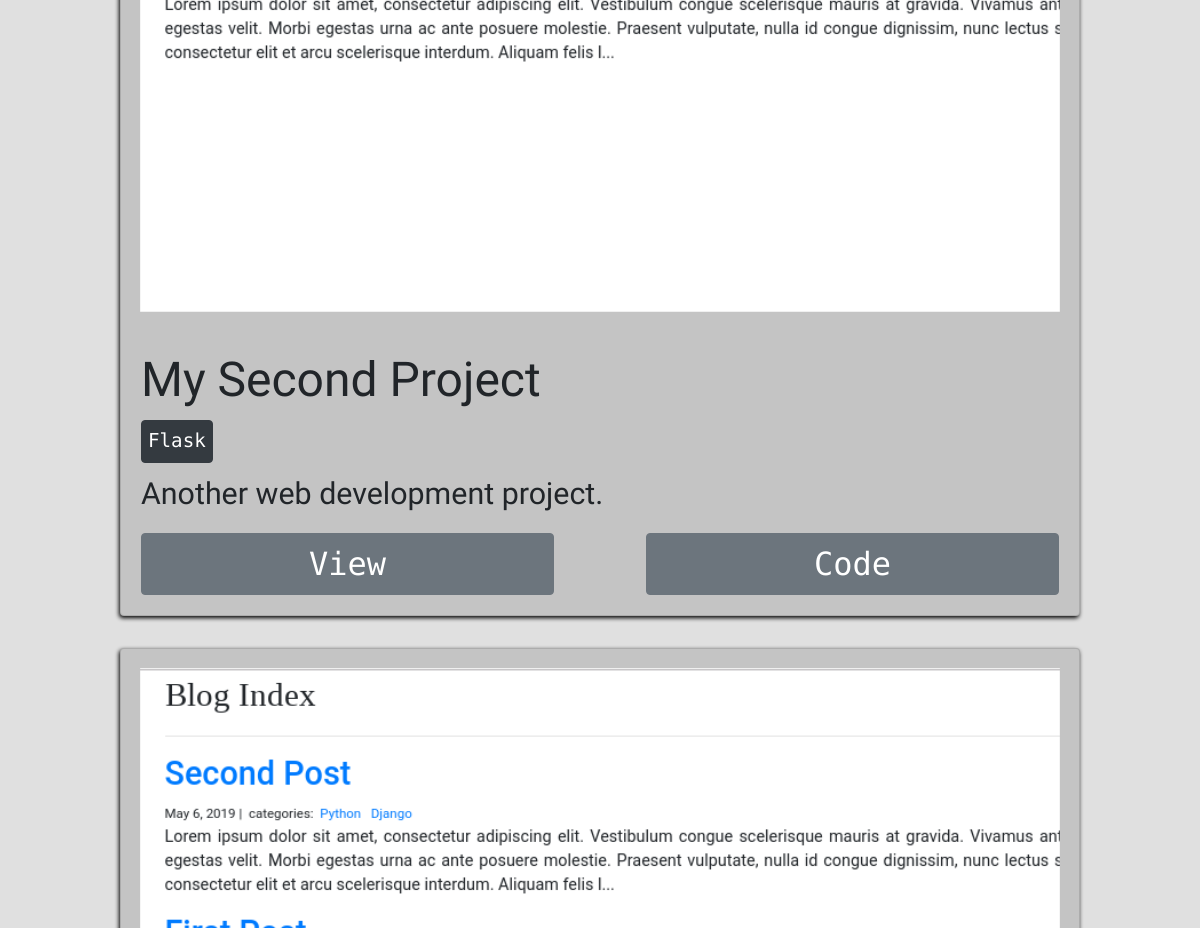
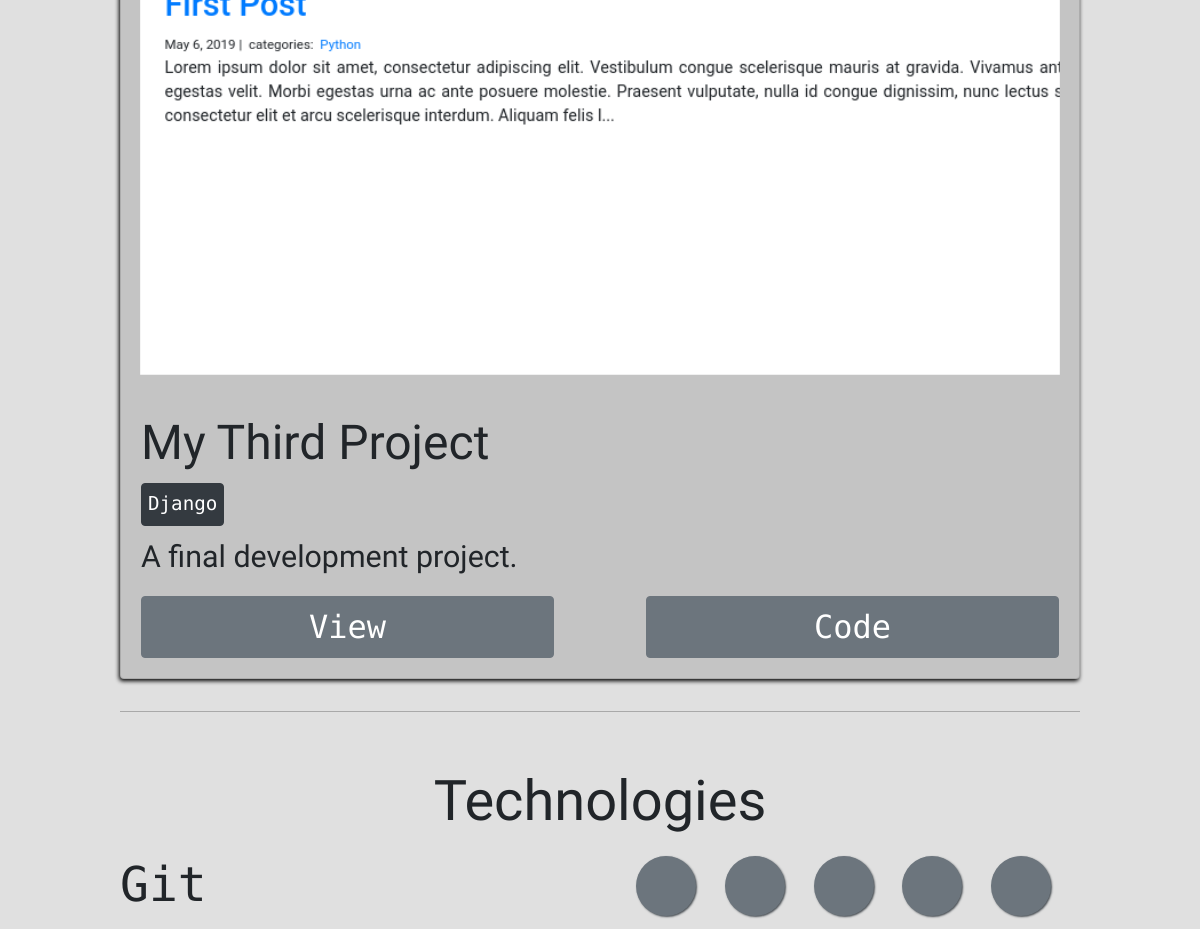
Before: / (middle part) with the older database file (2 pictures, top to bottom).
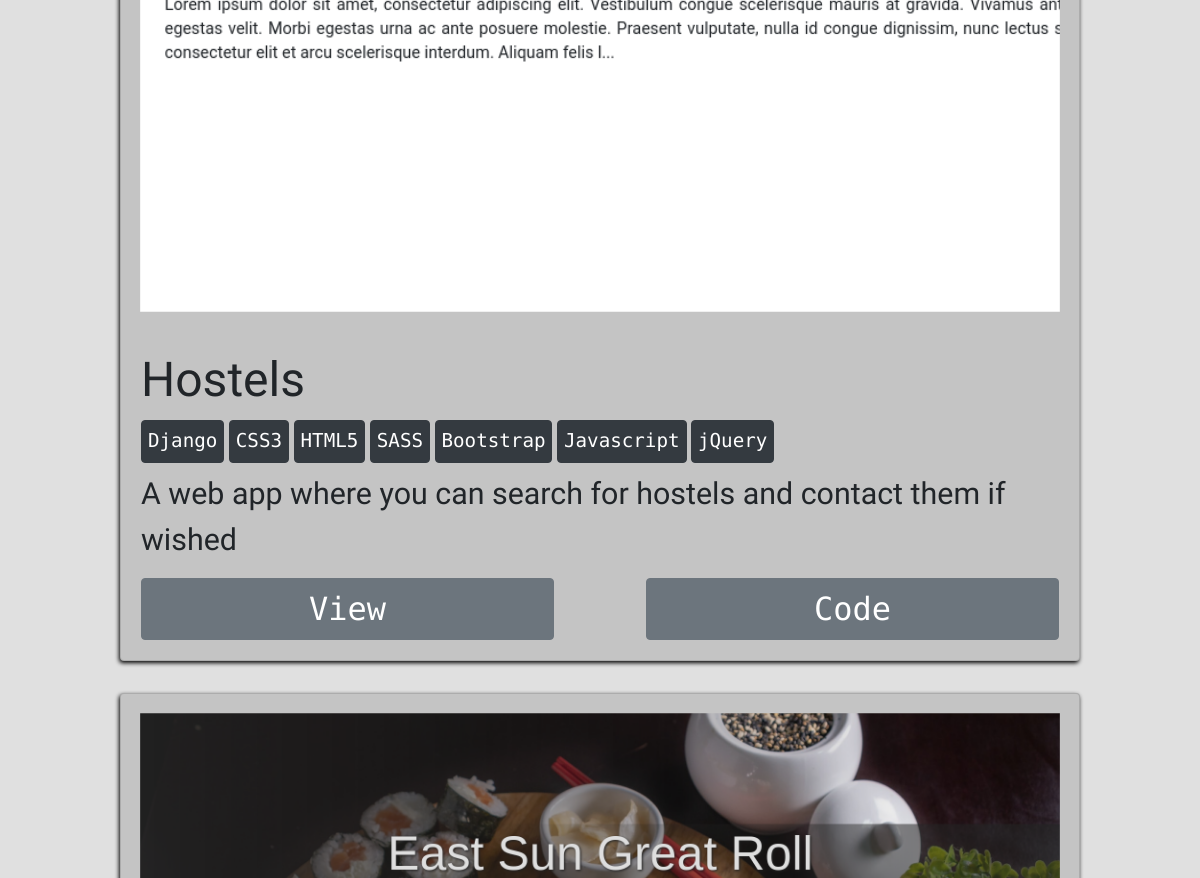
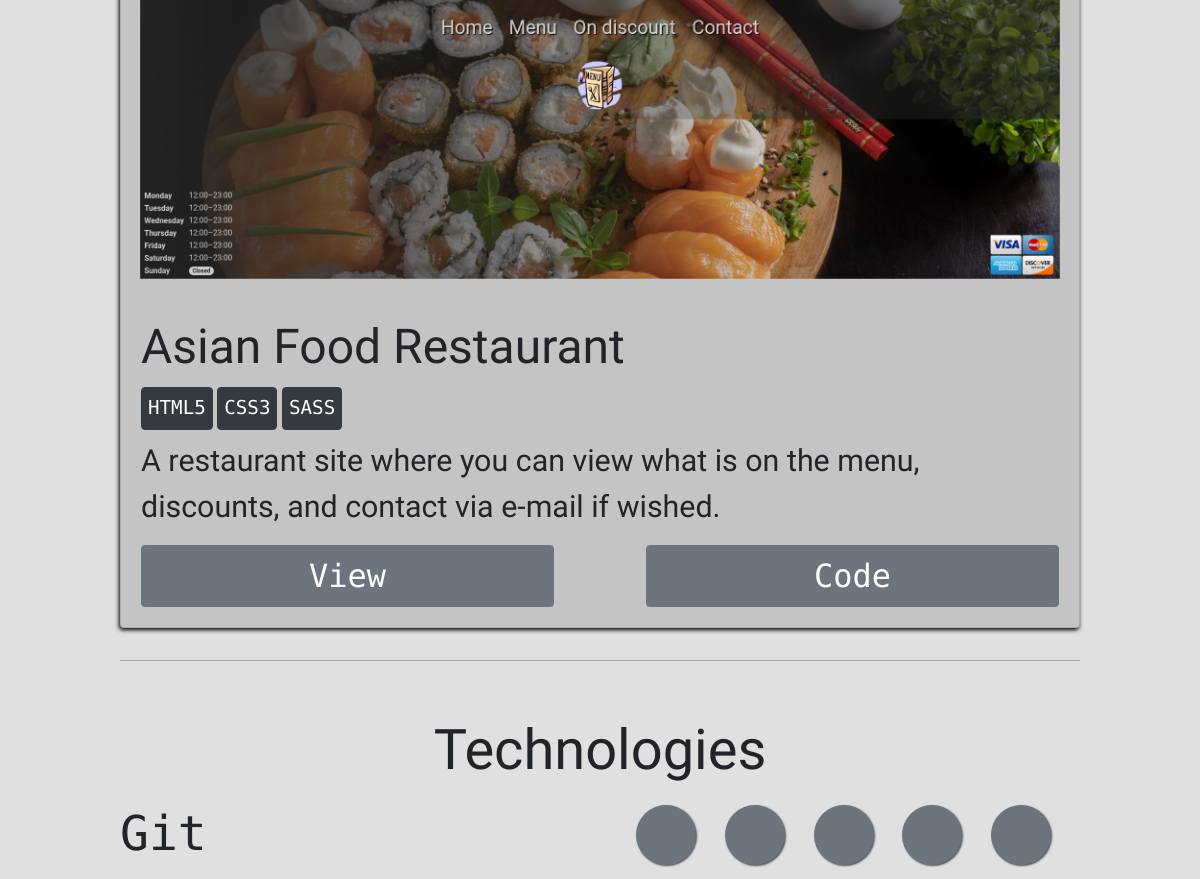
After: the same page with the newer database file (2 pictures, top to bottom).
### projects/models.py (models this page shows)
class Project(models.Model):
    title = models.CharField(max_length=100)
    description = models.TextField()
    technology = models.CharField(max_length=200)
    image = models.ImageField(upload_to="project_image",
                              blank=False,
                              default="../static/img/square-ppic.jpg")

### projects/views.py (the view)
# urls.py: path("", views.project_index, name="project_index"),
def project_index(request):
    projects = Project.objects.all()
    context = {
        'projects': projects
    }
    return render(request, 'project_index.html', context)

### projects/templates/project_index.html (shortened to what this page needs)
{% extends 'base.html' %}
{% load static %}
{% block page_content %}
<link rel="stylesheet" href="{% static 'css/styles.css' %} ">
<div id="portfolio" class="clear-fix">
 <div class="main-content">
    <div id="cards">
      {% for project in projects %}
      <div class="card">
          <img src="{{ project.image.url }}" class="card-img-top" alt="...">
          <div class="card-body">
              <h5 class="card-title titles">{{ project.title }}</h5>
              {% for tech in project.technology.split %}
              <h6 class="btn btn-dark tech">{{ tech }}</h6>
              {% endfor %}
              <p class="card-text">{{ project.description }}</p>
              <a href="#" class="btn btn-secondary">View</a>
              <a href="#" class="btn btn-secondary right" style="float:right">Code</a>
          </div>
      </div>
      {% endfor %}
      <hr>
    </div>
    <div class="wrapper">
      <h2 class="titles" id="technologies">Technologies</h2>
      <div id="mobile-skillset">
        <div class="skillset">
            <h3>Git</h3>
            <span></span>
            <span></span>
            <span></span>
            <span></span>
            <span></span>
        </div>
      </div>
  </div>
 </div>
</div>
{% endblock %}

### personal_portfolio/templates/base.html (shortened to what this page needs)
{% load static%}
<!doctype html>
<html lang="en">
<head>
<link rel="stylesheet" href="https://stackpath.bootstrapcdn.com/bootstrap/4.1.3/css/bootstrap.min.css">
</head>
<body>
  {% block page_content %}{% endblock %}
</body>
</html>

### projects/static/css/styles.css (style rules this page uses)
html { scroll-behavior: smooth; }
hr { background: #bcbcbc; }
.btn { font-family: Share Tech Mono; font-style: normal; font-weight: normal; font-size: 1.3em; width: 45%; }
.titles { font-family: "Patua One"; font-style: normal; font-weight: normal; font-size: 2em; }
.card { background: #c4c4c4; }
.card-text { font-family: Unna; font-style: normal; font-weight: normal; font-size: 1.4em; }
.card-body { border-radius: 0 0 10px 10px; }
.card-body .tech { display: inline-block; font-size: .8em; width: auto; padding: 6px; }
.card-img-top { padding: 2%; min-height: 30vh; }
.clear-fix { content: ""; display: table; clear: both; }
#portfolio { margin-top: -1px !important; background: #e0e0e0; height: 100vh; }
#portfolio .main-content { width: 80%; padding: 0; margin: auto; }
#portfolio .main-content h2 { text-align: center; }
#portfolio .main-content .card { width: auto !important; margin: 4vh auto; position: inherit; -webkit-box-shadow: -1px 2px 4px black; box-shadow: -1px 2px 4px black; }
#portfolio .main-content .card-img-top { border-radius: .75rem .75rem 0 0; }
#technologies { margin-top: 3vh; padding-top: 4vh; font-size: 3em; margin-bottom: 5vh; height: 10vh; }
.skillset { width: 80vw; height: 8vw; display: inline-block; margin-bottom: 3vh; }
.skillset h3 { display: inline-block; font-size: 2em; font-family: Share Tech Mono; }
.skillset span { width: 5vw; height: 5vw; margin-right: 3%; border-radius: 100%; background: #6c757d; display: inline-block; float: right; margin-top: 2%; -webkit-box-shadow: 1px 1px 2px #494f54; box-shadow: 1px 1px 2px #494f54; }
@media (min-width: 761px) { .titles { font-size: 3em; } }
@media (min-width: 761px) { .card-text { font-size: 1.9em; } }
@media (min-width: 761px) { .card-body .tech { font-size: 1.2em; } }
@media (min-width: 761px) { .btn { font-size: 2em; } }
@media (min-width: 761px) { #technologies { font-size: 3.5em; } }
@media (min-width: 761px) { .skillset h3 { font-size: 3em; } }
@media (min-width: 761px) { .skillset span { margin-top: 0; } }

Changed rows visible on the page:
removed Project: image (picture), title "My Third Project", split "Django", description "A final development project."
changed Project: title "My Second Project" → "Hostels"; description "Another web development project." → "A web app where you can search for hostels and contact them if wished"
added Project: image (picture), title "Asian Food Restaurant", split "HTML5" "CSS3" "SASS", description "A restaurant site where you can view what is on the menu, discounts, and contact via e-mail if wished."
Other visible differences:
new list line: "Django"
new list line: "CSS3"
new list line: "HTML5"
new list line: "SASS"
new list line: "Bootstrap"
new list line: "Javascript"
new list line: "jQuery"
list line gone: "Flask"
